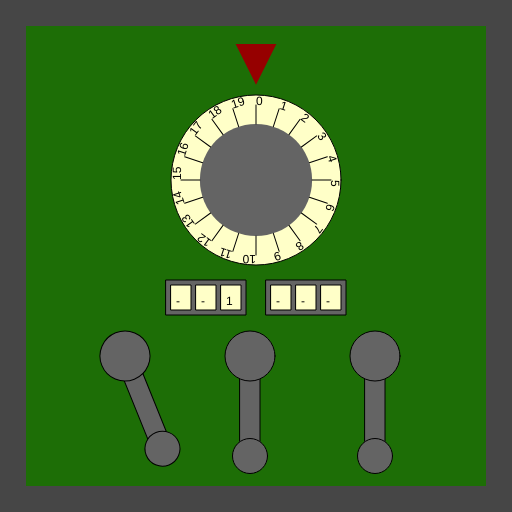
Frame 1 (no input)
Frame 60 (no input): identical to frame 1, image omitted
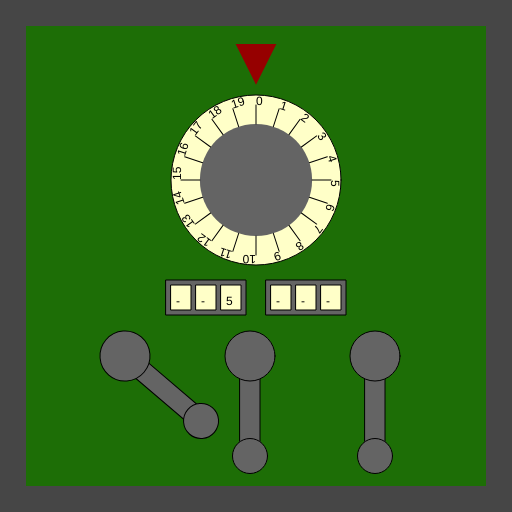
Frame 120 (the mouse pressed at the canvas centre since frame 60)

The p5.js sketch that drew these frames (run headless with seeded random() and noise() and a simulated clock; from frame 60 on, the mouse is pressed at the canvas centre):

// p5.js sketch
// ── sketch.js
/*

Officer: 8730866
CaseNum: 303-3-72604459-8730866

Case 303 - The Case of the Crooked Attorney
Stage 4 - The Courthouse

Torvalds has his final safe in his courthouse chambers. Luckily there is a court case proceeding.
You can sneak into his chambers whilst he makes his closing statement.

Crack the safe by doing the following:

	When any key is pressed:
	- Use the 'random' function to produce random values ranging from 4 to 15.
	- Assign the output to CrypticLockerCombination_0

	Whilst the mouse is moving:
	- Use the 'map' function to scale mouseY to values ranging from 1 to 9.
	- Assign the output to CrypticLockerCombination_1

	When any key is released:
	- Make CrypticLockerCombination_2 equal to the value of 'keyCode'

	Whilst the mouse is moving:
	- Use the 'map' function to scale mouseX to values ranging from 22 to 77.
	- Assign the output to CrypticLockerCombination_3

	When the mouse button is released:
	- Use the 'map' function to scale mouseY to values ranging from 14 to 69.
	- Assign the output to CrypticLockerCombination_4

	Whilst the mouse is being dragged:
	- Use the 'map' function to scale mouseY to values ranging from 18 to 72.
	- Assign the output to CrypticLockerCombination_5



This time you'll need to create the relevant event handlers yourself.

There are many possible ways of investigating this case, but you
should use ONLY the following commands:

	- The assignment operator aka. the equals sign !
	- mouseX, mouseY
	- key, keyCode
	- random
	- map

*/

//declare the variables

var CrypticLockerCombination_0;
var CrypticLockerCombination_1;
var CrypticLockerCombination_2;
var CrypticLockerCombination_3;
var CrypticLockerCombination_4;
var CrypticLockerCombination_5;


function preload()
{
	//IMAGES WILL BE LOADED HERE

}

function setup()
{
	createCanvas(512,512);

	//initialise the variables
	CrypticLockerCombination_0 = 0;
	CrypticLockerCombination_1 = "";
	CrypticLockerCombination_2 = "";
	CrypticLockerCombination_3 = 0;
	CrypticLockerCombination_4 = 0;
	CrypticLockerCombination_5 = 0;

}

///////////////////EVENT HANDLERS///////////////////
/*
When any key is pressed:
	- Use the 'random' function to produce random values ranging from 4 to 15.
	- Assign the output to CrypticLockerCombination_0

	Whilst the mouse is moving:
	- Use the 'map' function to scale mouseY to values ranging from 1 to 9.
	- Assign the output to CrypticLockerCombination_1

	When any key is released:
	- Make CrypticLockerCombination_2 equal to the value of 'keyCode'

	Whilst the mouse is moving:
	- Use the 'map' function to scale mouseX to values ranging from 22 to 77.
	- Assign the output to CrypticLockerCombination_3

	When the mouse button is released:
	- Use the 'map' function to scale mouseY to values ranging from 14 to 69.
	- Assign the output to CrypticLockerCombination_4

	Whilst the mouse is being dragged:
	- Use the 'map' function to scale mouseY to values ranging from 18 to 72.
	- Assign the output to CrypticLockerCombination_5
	 */
//Create event handlers here to open the safe ...

function mouseMoved()
{
	CrypticLockerCombination_3 = map(mouseX, 0, width, 22, 77, true);
	CrypticLockerCombination_1 = map(mouseY, 0, width, 1, 9, true);
}
function mouseDragged()
{
	CrypticLockerCombination_5 = map(mouseY, 0, width, 18, 72, true);
}
function mouseReleased()
{
	CrypticLockerCombination_4 = map(mouseY, 0, width, 14, 69, true);
}
function keyPressed()
{
	CrypticLockerCombination_0 = random(4,15);
}
function keyReleased()
{
	CrypticLockerCombination_2 = keyCode;
}

///////////////DO NOT CHANGE CODE BELOW THIS POINT///////////////////

function draw()
{

	//Draw the safe door
	background(70);
	noStroke();
	fill(29,110,6);
	rect(26,26,width-52,width-52);

	//Draw the combination dial
	push();
	translate(256,180);
	drawDial(170,CrypticLockerCombination_0,20);
	pop();

	//Draw the spinners
	push();
	translate(206,280);
	drawSpinner(3, CrypticLockerCombination_1);
	pop();

	push();
	translate(306,280);
	drawSpinner(3, CrypticLockerCombination_2);
	pop();

	//Draw the levers
	push();
	translate(125,356);
	drawLever(CrypticLockerCombination_3);
	pop();

	push();
	translate(250,356);
	drawLever(CrypticLockerCombination_4);
	pop();

	push();
	translate(375,356);
	drawLever(CrypticLockerCombination_5);
	pop();

}

function drawDial(diameter,num,maxNum)
{
	//the combination lock

	var r = diameter * 0.5;
	var p = r * 0.6;

	stroke(0);
	fill(255,255,200);
	ellipse(0,0,diameter,diameter);
	fill(100);
	noStroke();
	ellipse(0,0,diameter*0.66,diameter*0.66);
	fill(150,0,0);
	triangle(
		-p * 0.4,-r-p,
		p * 0.4,-r-p,
		0,-r-p/5
	);

	noStroke();

	push();
	var inc = 360/maxNum;

	rotate(radians(-num * inc));
	for(var i = 0; i < maxNum; i++)
	{
		push();
		rotate(radians(i * inc));
		stroke(0);
		line(0,-r*0.66,0,-(r-10));
		noStroke();
		fill(0);
		text(i,0,-(r-10));
		pop();
	}

	pop();
}

function drawLever(rot)
{
	push();
	rotate(radians(-rot))
	stroke(0);
	fill(100);
	rect(-10,0,20,100);
	ellipse(0,0,50,50);
	ellipse(0,100,35,35);
	pop();
}

function drawSpinner(numSpinners, val)
{
	var sw = 20;
	var ow = (sw + 5) * numSpinners + 5;
	stroke(0);
	fill(100);
	rect(-ow/2,0,ow,35);
	if(typeof(val) == "number")
	{
		val = floor(val).toString(); //convert to string
	}
	var d = numSpinners - val.length;

	for(var d = numSpinners - val.length; d > 0; d--)
	{
		val = "-" + val;
	}

	for(var i = 0; i < numSpinners; i++)
	{
		stroke(0);
		fill(255,255,200);
		rect(-ow/2 + i * (sw + 5) + 5,5,20,25);
		fill(0);
		noStroke();
		text(val[i],-ow/2 + sw/2 + i * (sw +5),25);
	}

}
